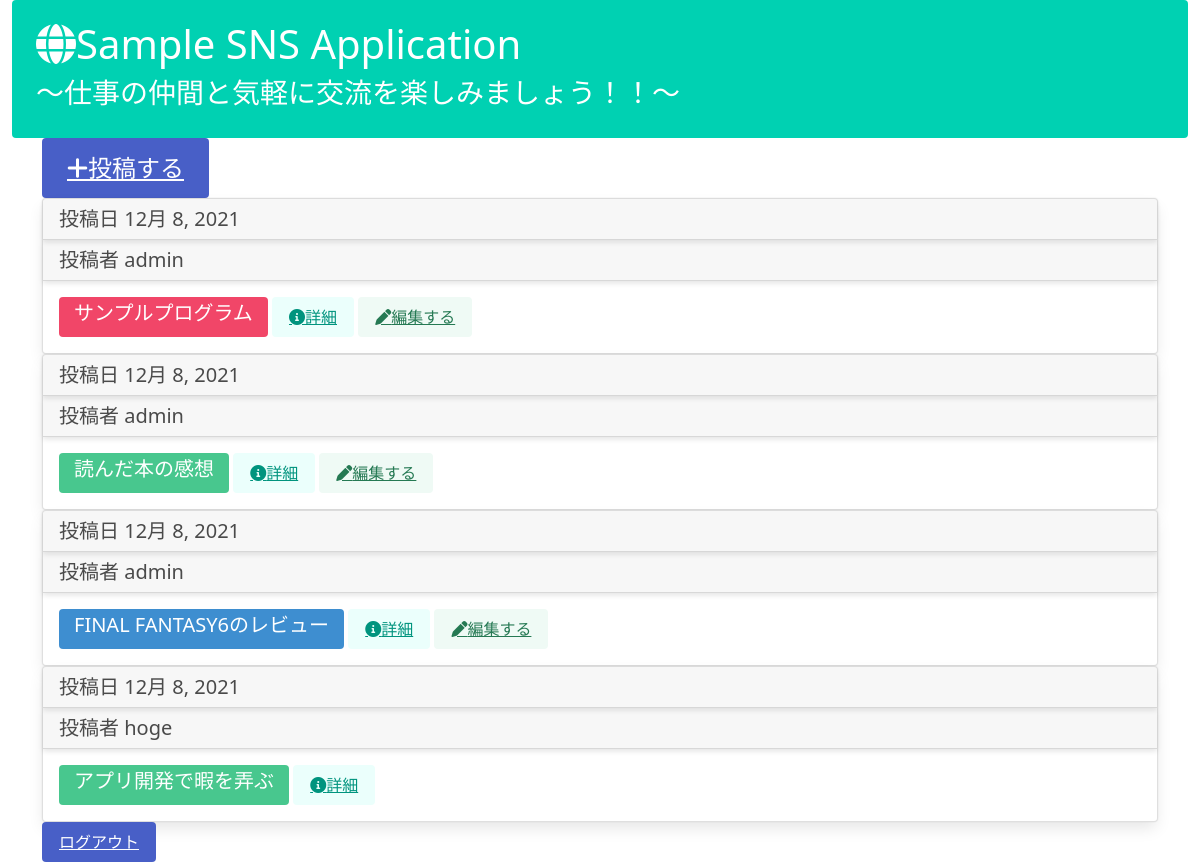
The app's page / (signed in), older data.
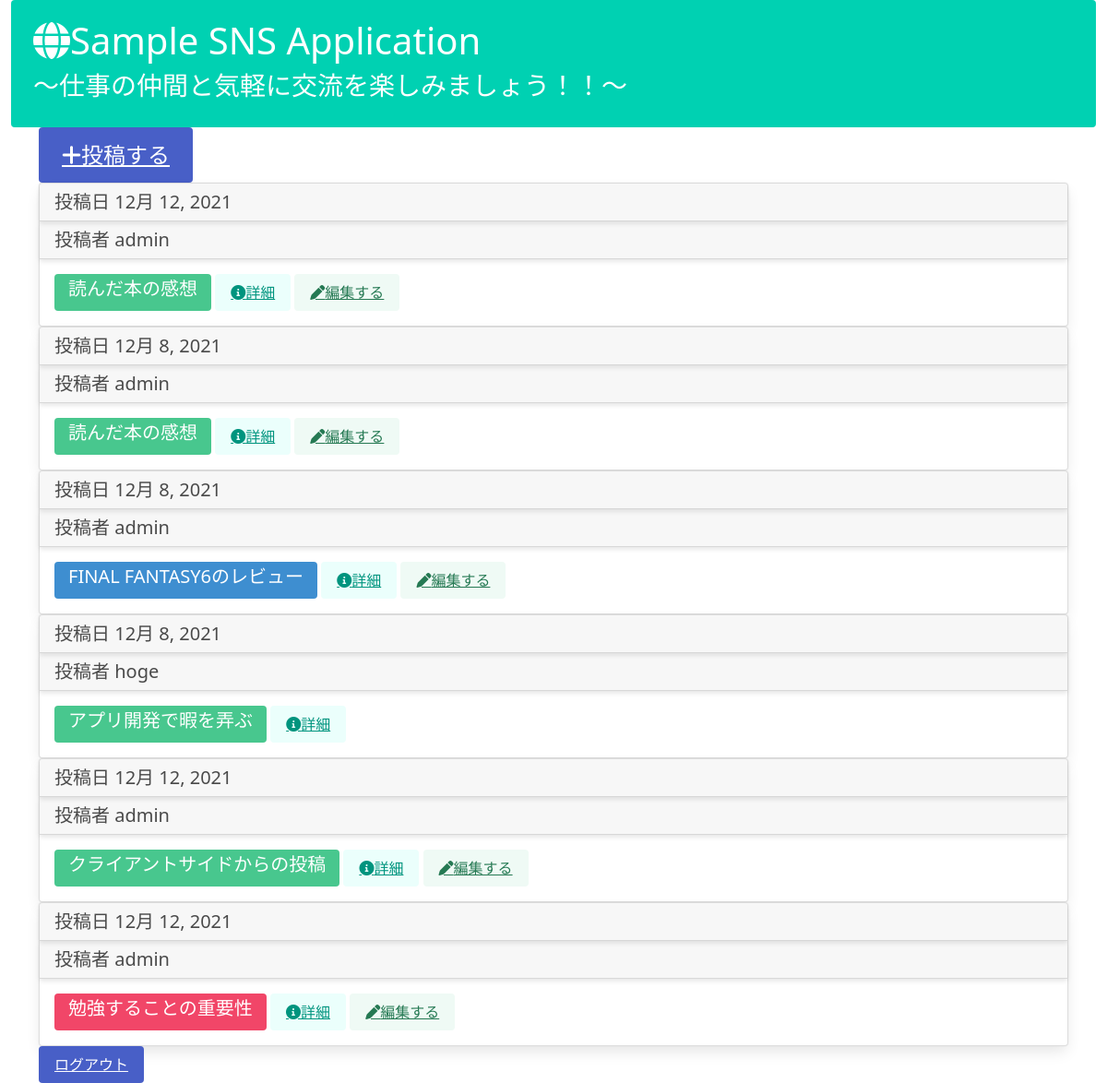
The same page, newer data.
### _app/models.py (models this page shows, shortened)
class ArticleModel(models.Model):
    name = models.CharField(max_length=70)
    tag = models.CharField(max_length=50, choices=TITLE_CHOICES)
    title = models.CharField(max_length=100)
    content = MDTextField()
    image = models.ImageField(upload_to='')
    created_at = models.DateField(verbose_name='作成日', auto_now=True)

### _app/views.py (the view)
# urls.py: path('', views.index_func, name='index'),
@login_required
def index_func(request):
	object_list = ArticleModel.objects.all()
	return render(request, 'index.html', {'object_list': object_list})

### templates/index.html (shortened to what this page needs)
{% extends 'base.html' %}
{% block header %}
<div class="container is-fullhd">
    <div class="notification is-primary">
        <h1><i class="fas fa-globe"></i>Sample SNS Application</h1>
        <h3>～仕事の仲間と気軽に交流を楽しみましょう！！～</h3>
    </div>
</div>
{% endblock header %}
{% block content %}
{% if user.is_authenticated %}
<div class="container">
    <a href="{% url 'create' %}" class="button is-link is-large"><i class="fas fa-plus"></i>投稿する</a>
    {% for item in object_list %}
    <div class="card">
        <h5 class="card-header">投稿日 {{ item.created_at }}</h5>
        <h5 class="card-header">投稿者 {{ item.name }}</h5>
        <div class="card-body">
            <span class="tag is-{{ item.tag }} is-large">
                <h5 class="card-title">{{ item.title }}</h5>
            </span>
            <a href="{% url 'detail' item.pk %}" class="button is-primary is-light"><i class="fas fa-info-circle"></i>詳細</a>
            {% if user.username == item.name %}
            <a href="{% url 'update' item.pk %}" class="button is-success is-light"><i class="fas fa-pen"></i>編集する</a>
            {% endif %}
        </div>
    </div>
    {% endfor %}
    <a href="{% url 'logout' %}" class="button is-link">ログアウト</a>
</div>
{% else %}
please login.
<a href="{% url 'login' %}">ログイン</a>
{% endif %}
{% endblock content %}

### templates/base.html (shortened to what this page needs)
<html lang="en">
<head>
    <link rel="stylesheet" href="https://cdn.jsdelivr.net/npm/bulma@0.9.3/css/bulma.min.css">
    <link href="https://cdn.jsdelivr.net/npm/bootstrap@5.0.0-beta1/dist/css/bootstrap.min.css" rel="stylesheet"
>
    <link rel="stylesheet" href="https://cdnjs.cloudflare.com/ajax/libs/font-awesome/6.0.0-beta3/css/all.min.css"
 />
</head>
<body>
    {% block header %}
    {% endblock header %}
    {% block content %}
    {% endblock content %}
</body>
</html>

Row changes from the older to the newer data that the page shows:
changed ArticleModel (number 1 of 6 on the later page): created_at "12月 8, 2021" → "12月 12, 2021"; tag "danger" → "success" (drawn); title "サンプルプログラム" → "読んだ本の感想"
added ArticleModel: created_at "12月 12, 2021", name "admin", title "クライアントサイドからの投稿", shows "編集する"
added ArticleModel: created_at "12月 12, 2021", name "admin", title "勉強することの重要性", shows "編集する", tag "danger" (drawn)
